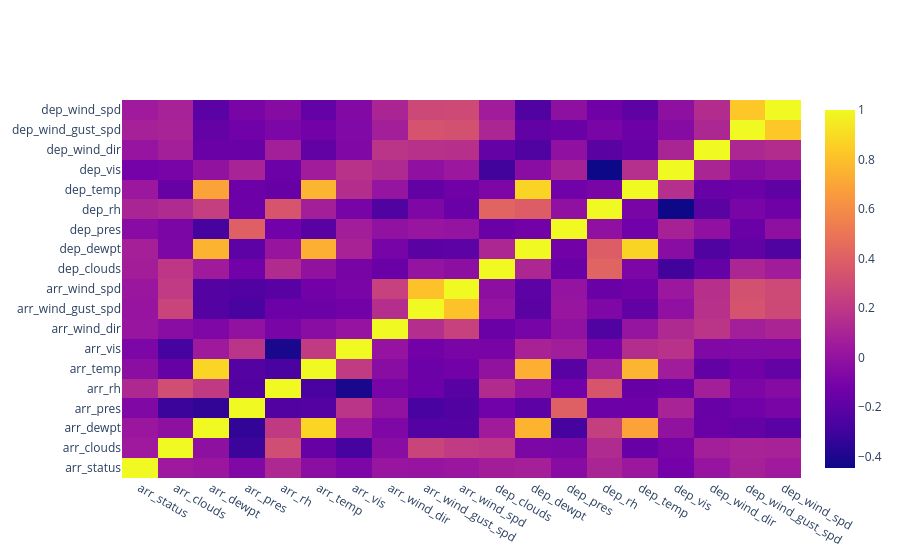

This figure's notebook cell:
### Code cell
# correl = subset_data.corr()
correl = su_data.corr(numeric_only=True)

trace = go.Heatmap(z=correl.values,
                  x=correl.index.values,
                  y=correl.columns.values)
data=[trace]
plotly.offline.iplot(data, filename='basic-heatmap')

### Figure 1 — Plotly figure (JSON) as saved in the notebook; plotly's stock layout.template omitted (floating-point values rounded to 4 significant figures; data arrays with more than 128 entries replaced by an {"elided": "..."} marker saying what was removed)
{"data": [{"type": "heatmap", "x": ["arr_status", "arr_clouds", "arr_dewpt", "arr_pres", "arr_rh", "arr_temp", "arr_vis", "arr_wind_dir", "arr_wind_gust_spd", "arr_wind_spd", "dep_clouds", "dep_dewpt", "dep_pres", "dep_rh", "dep_temp", "dep_vis", "dep_wind_dir", "dep_wind_gust_spd", "dep_wind_spd"], "y": ["arr_status", "arr_clouds", "arr_dewpt", "arr_pres", "arr_rh", "arr_temp", "arr_vis", "arr_wind_dir", "arr_wind_gust_spd", "arr_wind_spd", "dep_clouds", "dep_dewpt", "dep_pres", "dep_rh", "dep_temp", "dep_vis", "dep_wind_dir", "dep_wind_gust_spd", "dep_wind_spd"], "z": {"elided": "19x19 float values"}}], "layout": {}}
